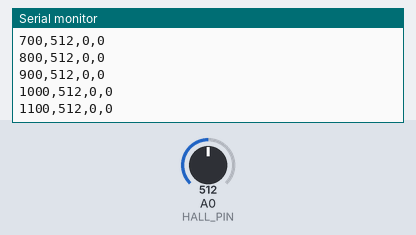
Bench run of a sketch on a simulated Arduino Uno, built with avr-gcc and run on an emulated ATmega328P. On the bench: the last lines printed to the serial monitor. The test bench sets the inputs (shaded band); at power-on: A0 (HALL_PIN) = 512.

Above: at 1.2 s.
1.3 s: A0 (HALL_PIN) set to 490
At 1.31 s:
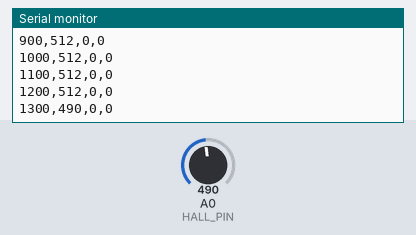
2.8 s: A0 (HALL_PIN) set to 510
At 2.81 s:
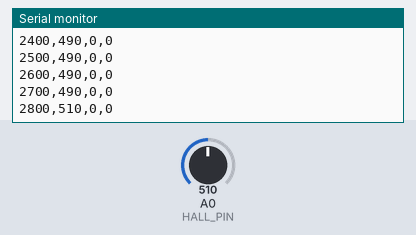
Timing chart, 0 to 5.8 s (numbered marks = the images above; inputs shaded):
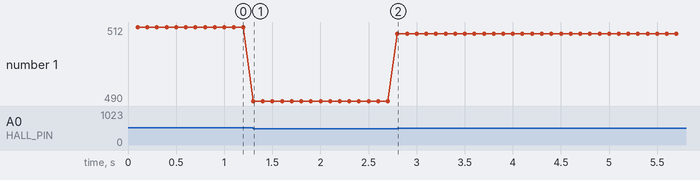

The sketch:

ph26-rotating-magnet-signal.ino
```cpp
// @pin A0=A0
// @baud 9600
const byte HALL_PIN=A0;
// 자석을 대었을 때 값이 '내려가는' 극이 센서를 향해야 펄스가 세어집니다.
// 기준값은 자석 없이 읽은 값(대개 512 부근)에 맞춰 조절하세요.
const int MAGNET_THRESHOLD=400,RELEASE_THRESHOLD=500;
unsigned long pulseCount=0,lastPulseUs=0,lastIntervalUs=0;
bool magnetDetected=false;
int hallRaw=0;
void pollHall() {
  hallRaw=analogRead(HALL_PIN);
  if(!magnetDetected&&hallRaw<=MAGNET_THRESHOLD) {
    magnetDetected=true;
    unsigned long now=micros();
    if(lastPulseUs)lastIntervalUs=now-lastPulseUs;
    lastPulseUs=now;
    pulseCount++;
  }
  else if(magnetDetected&&hallRaw>=RELEASE_THRESHOLD)magnetDetected=false;
}
void pollHallFor(unsigned long durationMs) {
  unsigned long start=millis();
  do {
    pollHall();
  }
  while(millis()-start<durationMs);
}
// @tunable samplingIntervalMs
unsigned long samplingIntervalMs=100;
void setup() {
  Serial.begin(9600);
  Serial.println("time_ms,hall_raw,pulse_count,pulse_interval_us");
}
void loop() {
  pollHallFor(samplingIntervalMs);
  Serial.print(millis());
  Serial.print(',');
  Serial.print(hallRaw);
  Serial.print(',');
  Serial.print(pulseCount);
  Serial.print(',');
  Serial.println(lastIntervalUs);
}
```

Measured:
- after the input at 1.3 s, the serial monitor: prints a new line at once (image 1)
- plotted number 1: 512 → 490 after the input at 1.3 s
